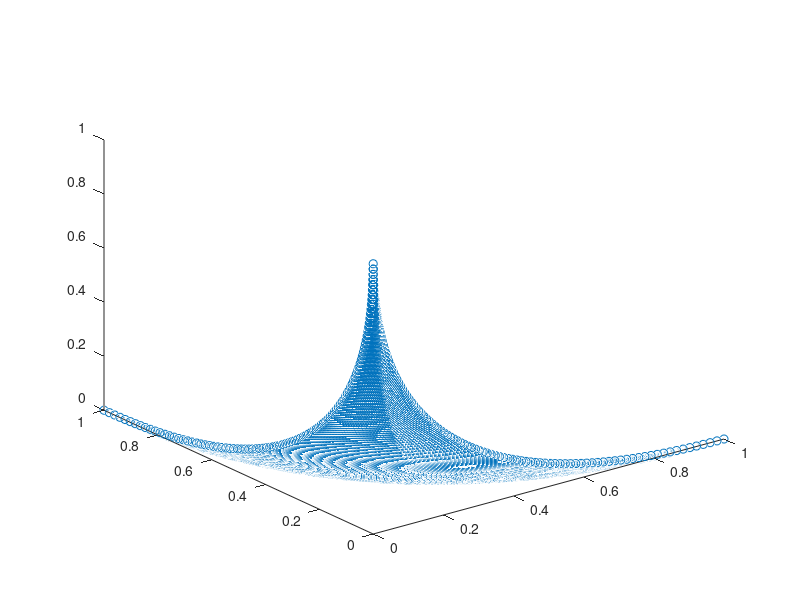

The MATLAB script that drew this image:
function [] = Q1()
%Q1 Summary of this function goes here
%   Detailed explanation goes here

p1 = 0: 0.01: 1;

s1 = zeros(1, 10000000);
s2 = zeros(1, 10000000);
s3 = zeros(1, 10000000);
%p2 = 0: 0.01: 1;
index = 1;

for i = 1 : length(p1)
    comp = 1 - p1(i);
    p2 = 0: 0.01: comp;
    for j = 1 : length(p2)
        p3 = comp - p2(j);
        s1(index) = ( p1(i)*(1-p2(j))*(1-p3));
        s2(index) = ( p2(j)*(1-p1(i))*(1-p3));
        s3(index) = (p3*(1-p2(j))*(1-p1(i)));
        index = index + 1;
    end
end

s1 = s1(1: index -1);
s2 = s2(1: index -1);
s3 = s3(1: index -1);

plot3(s1, s2, s3, 'o');
    
    
    
    
%     
% s1 = p1(1-p2);
% s2 = p2(1-p1);
% s1 = 0: 1;
% s2 = (1- sqrt(s1)).^2;
% 
% %p1 + p2 = 1;
% 
% plot(s1, s2);




end

